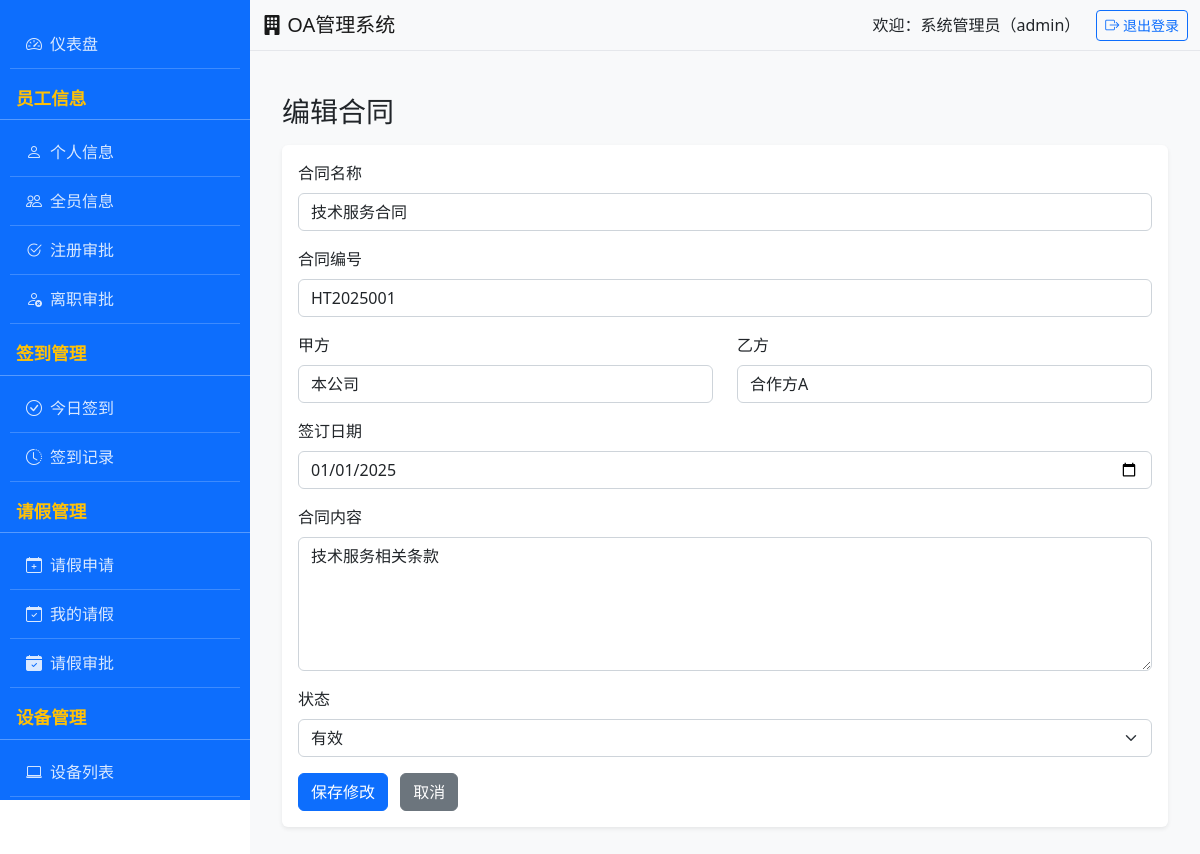
Screenshot of /contract/edit/1 (signed in) with the database file from the repository.
### app.py (models this page shows)
class Contract(db.Model):
    __tablename__ = 'contract'
    id = db.Column(db.Integer, primary_key=True)
    contract_name = db.Column(db.String(100), nullable=False)
    contract_no = db.Column(db.String(50), unique=True, nullable=False)
    party_a = db.Column(db.String(100), nullable=False)
    party_b = db.Column(db.String(100), nullable=False)
    sign_time = db.Column(db.Date, nullable=False)
    content = db.Column(db.Text)
    status = db.Column(db.String(20), nullable=False, default='有效')  # 有效/失效
    __table_args__ = (
        db.Index('idx_contract_no', 'contract_no'),
    )

### app.py (the view, shortened to what this page needs)
@app.route('/contract/edit/<int:contract_id>', methods=['GET', 'POST'])
@admin_required
def contract_edit(contract_id):
    contract = Contract.query.get_or_404(contract_id)
    return render_template('contract/edit.html', contract=contract)

### app.py (called while the page is built)
def login_required(f):
    @wraps(f)
    def decorated_function(*args, **kwargs):
        if 'user_id' not in session:
            flash('请先登录！', 'warning')
            return redirect(url_for('login'))
        return f(*args, **kwargs)
    return decorated_function

def admin_required(f):
    @wraps(f)
    @login_required
    def decorated_function(*args, **kwargs):
        if session.get('role') != 'admin':
            flash('无管理员权限！', 'danger')
            return redirect(url_for('dashboard'))
        return f(*args, **kwargs)
    return decorated_function

### templates/contract/edit.html (shortened to what this page needs)
{% extends 'base.html' %}
{% block content %}
<div class="container mt-4">
    <h3>编辑合同</h3>
    <div class="card mt-3">
        <div class="card-body">
            <form method="POST">
                <div class="mb-3">
                    <label class="form-label">合同名称</label>
                    <input type="text" class="form-control" name="contract_name" value="{{ contract.contract_name }}" required>
                </div>
                <div class="mb-3">
                    <label class="form-label">合同编号</label>
                    <input type="text" class="form-control" name="contract_no" value="{{ contract.contract_no }}" required>
                </div>
                <div class="row mb-3">
                    <div class="col-md-6">
                        <label class="form-label">甲方</label>
                        <input type="text" class="form-control" name="party_a" value="{{ contract.party_a }}" required>
                    </div>
                    <div class="col-md-6">
                        <label class="form-label">乙方</label>
                        <input type="text" class="form-control" name="party_b" value="{{ contract.party_b }}" required>
                    </div>
                </div>
                <div class="mb-3">
                    <label class="form-label">签订日期</label>
                    <input type="date" class="form-control" name="sign_time" value="{{ contract.sign_time.strftime('%Y-%m-%d') }}" required>
                </div>
                <div class="mb-3">
                    <label class="form-label">合同内容</label>
                    <textarea class="form-control" name="content" rows="5">{{ contract.content }}</textarea>
                </div>
                <div class="mb-3">
                    <label class="form-label">状态</label>
                    <select class="form-select" name="status">
                        <option value="有效" {% if contract.status == '有效' %}selected{% endif %}>有效</option>
                    </select>
                </div>
                <button type="submit" class="btn btn-primary">保存修改</button>
                <a href="{{ url_for('contract_list') }}" class="btn btn-secondary ms-2">取消</a>
            </form>
        </div>
    </div>
</div>
{% endblock %}

### templates/base.html (style rules this page uses)
.card { box-shadow: 0 0.125rem 0.25rem rgba(0, 0, 0, 0.075); border: none; margin-bottom: 20px; }

### rows the page displays
Contract: contract_name "技术服务合同", contract_no "HT2025001", party_a "本公司", party_b "合作方A", sign_time "01/01/2025", content "技术服务相关条款", status "有效"

### other values shown
{{ session.real_name }} "系统管理员"
{{ session.role }} "admin"
